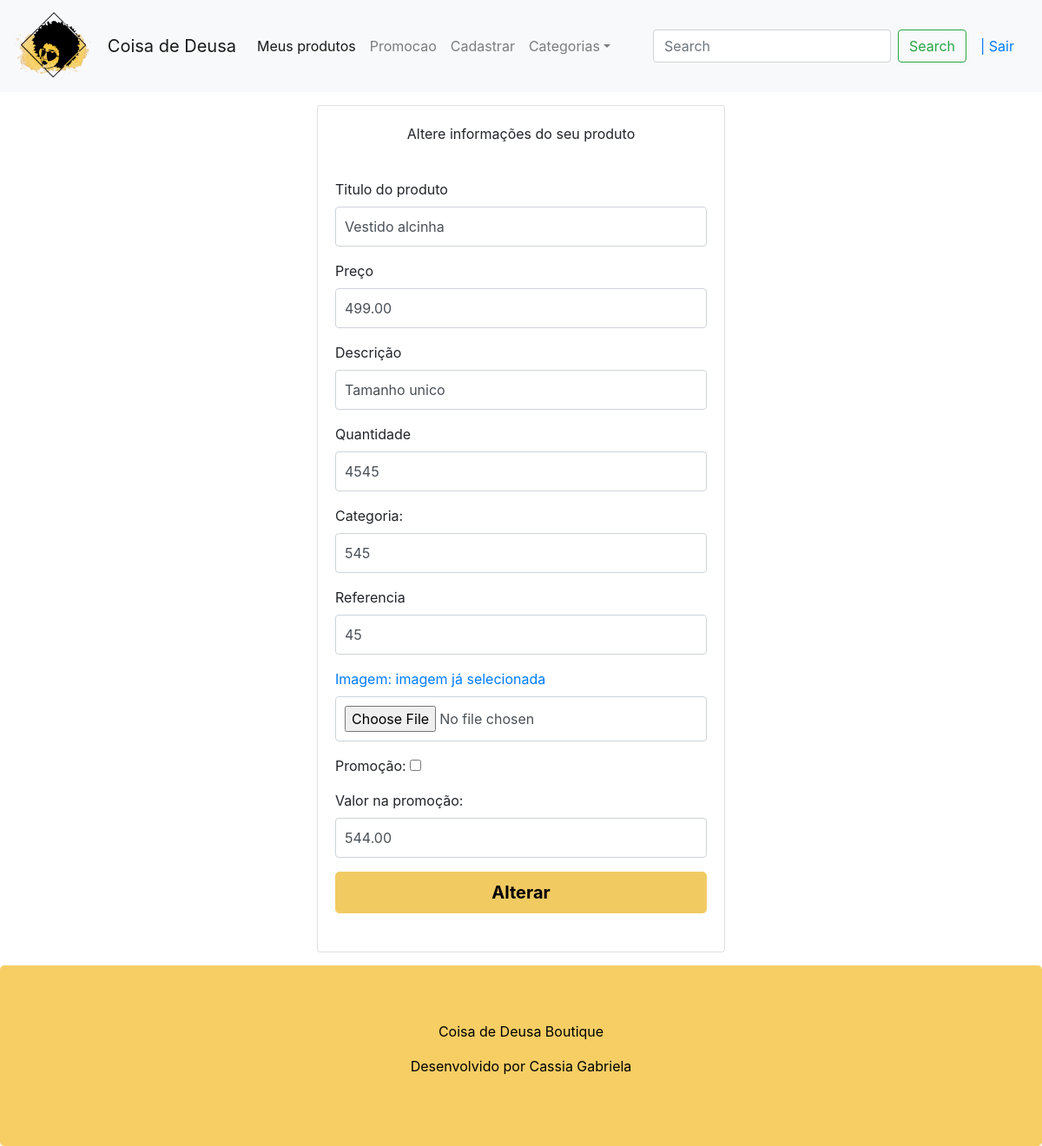
/editar/10 (signed in), run on the app's committed database.
### contas/models.py (models this page shows, shortened)
class Produto(models.Model):
    titulo = models.CharField(max_length=100)
    descricao = models.TextField()
    referencia = models.CharField(max_length=5,)
    preco = models.DecimalField(max_digits=8,decimal_places=2)
    imagem = models.ImageField(null=True, upload_to='images')
    quantidade = models.IntegerField(null=True)
    promocao = models.BooleanField(null=True, default=False)
    precopromocao = models.DecimalField(max_digits=8,decimal_places=2, null=True, blank=True)
    categoria = models.CharField(max_length=50, null=True)
    user = models.ForeignKey(User, on_delete=models.CASCADE)
    class Meta:
        db_table = 'Produto'

### contas/views.py (the view, shortened to what this page needs)
# urls.py: path('editar/<pk>', views.AtualizarProdutoView.as_view(), name='edite'),
class AtualizarProdutoView(LoginRequiredMixin, UpdateView):
    model = Produto
    context_object_name = 'produto'
    template_name = 'editar_produtos.html'
    fields = ['titulo','descricao','preco']

### templates/editar_produtos.html (shortened to what this page needs)
{% extends "page.html" %}
{% block content %}
     <form enctype="multipart/form-data" class="form-signin", action="{% url 'edite' produto.id %}" , method="POST"> {% csrf_token %}
        <div class="card w-100" >
           <div class="card-body">
                <p align="center"> Altere informações do seu produto </p> <br>
                <div class="form-group">
                    <label for="text"> Titulo do produto </label>
                    <input type="text" class="form-control" id="titulo" name="titulo" value="{{ produto.titulo }}" >
                </div>
                <div class="form-group">
                    <label for="text">Preço</label>
                    <input type="text" class="form-control" id="preco" name="preco" value="{{ produto.preco }}" required>
                </div>
                <div class="form-group">
                    <label for="text">Descrição</label>
                    <input type="text" class="form-control" id="descricao" name="descricao" value="{{ produto.descricao }}"required>
                </div>
                <div class="form-group">
                    <label for="text">Quantidade</label>
                    <input type="text" class="form-control" id="quantidade" name="quantidade" value="{{ produto.quantidade }}" required>
                </div>
                <div class="form-group">
                    <label for="text">Categoria:</label>
                    <input type="text" class="form-control" id="categoria" name="categoria" value="{{ produto.categoria }}" required>
                </div>
                <div class="form-group">
                    <label for="text">Referencia</label>
                    <input type="text" class="form-control" id="referencia" name="referencia" value="{{ produto.referencia }}" required>
                </div>
               <div class="form-group">
                   <a href="/media/{{ produto.imagem }}/"> <label for="text">Imagem: imagem já selecionada</label></a>
                    <input type="file" class="form-control" name="imagem"  id="imagem" value="{{ produto.imagem.url }}" accept="image/*">
                </div>
                <div class="form-group">
                    Promoção: <input type="checkbox" id="descricao" name="descricao" value="sim">
                </div>
                <div class="form-group">
                    <label for="text">Valor na promoção: </label>
                    <input type="text" class="form-control" id="precopromocao" name="precopromocao" value="{{ produto.precopromocao }}">
                </div>
                    <button type="submit" class="btn btn-lg btn-primary btn-block" style="color: black;font-weight: bold"> Alterar </button>
            <br>
            </div>
        </div>
     </form>
{% endblock %}

### templates/editar_produtos.html (style rules this page uses)
html, body { height: 100%; }
.btn-primary { border-color: #F1CB62; background: #F1CB62; }
.form-signin { width: 100%; max-width: 500px; padding: 15px; margin: auto; }
.form-signin .form-control { position: relative; box-sizing: border-box; height: auto; padding: 10px; font-size: 16px; }

### data on the page
Produto: titulo "Vestido alcinha", preco "499.00", descricao "Tamanho unico", quantidade "4545", categoria "545", referencia "45", precopromocao "544.00"
